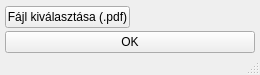
<?xml version="1.0" encoding="UTF-8"?>
<ui version="4.0">
 <class>MainWindow</class>
 <widget class="QMainWindow" name="MainWindow">
  <property name="enabled">
   <bool>true</bool>
  </property>
  <property name="geometry">
   <rect>
    <x>0</x>
    <y>0</y>
    <width>260</width>
    <height>75</height>
   </rect>
  </property>
  <property name="sizePolicy">
   <sizepolicy hsizetype="Fixed" vsizetype="Fixed">
    <horstretch>0</horstretch>
    <verstretch>0</verstretch>
   </sizepolicy>
  </property>
  <property name="minimumSize">
   <size>
    <width>260</width>
    <height>75</height>
   </size>
  </property>
  <property name="maximumSize">
   <size>
    <width>260</width>
    <height>75</height>
   </size>
  </property>
  <property name="focusPolicy">
   <enum>Qt::NoFocus</enum>
  </property>
  <property name="windowTitle">
   <string>PDFLinkifier</string>
  </property>
  <widget class="QWidget" name="centralwidget">
   <layout class="QGridLayout" name="gridLayout">
    <property name="leftMargin">
     <number>0</number>
    </property>
    <property name="topMargin">
     <number>0</number>
    </property>
    <property name="rightMargin">
     <number>0</number>
    </property>
    <property name="bottomMargin">
     <number>0</number>
    </property>
    <property name="spacing">
     <number>0</number>
    </property>
    <item row="0" column="0">
     <layout class="QVBoxLayout" name="main_layout">
      <property name="spacing">
       <number>1</number>
      </property>
      <property name="leftMargin">
       <number>5</number>
      </property>
      <property name="topMargin">
       <number>5</number>
      </property>
      <property name="rightMargin">
       <number>5</number>
      </property>
      <property name="bottomMargin">
       <number>0</number>
      </property>
      <item>
       <layout class="QHBoxLayout" name="browse_layout">
        <property name="spacing">
         <number>10</number>
        </property>
        <item>
         <widget class="QPushButton" name="browse_button">
          <property name="minimumSize">
           <size>
            <width>125</width>
            <height>0</height>
           </size>
          </property>
          <property name="maximumSize">
           <size>
            <width>125</width>
            <height>16777215</height>
           </size>
          </property>
          <property name="text">
           <string>Fájl kiválasztása (.pdf)</string>
          </property>
         </widget>
        </item>
        <item alignment="Qt::AlignLeft">
         <widget class="QLabel" name="browsed_filename_label">
          <property name="text">
           <string/>
          </property>
         </widget>
        </item>
       </layout>
      </item>
      <item>
       <widget class="QPushButton" name="ok_button">
        <property name="text">
         <string>OK</string>
        </property>
       </widget>
      </item>
     </layout>
    </item>
   </layout>
  </widget>
  <widget class="QStatusBar" name="statusbar"/>
 </widget>
 <resources/>
 <connections/>
</ui>
